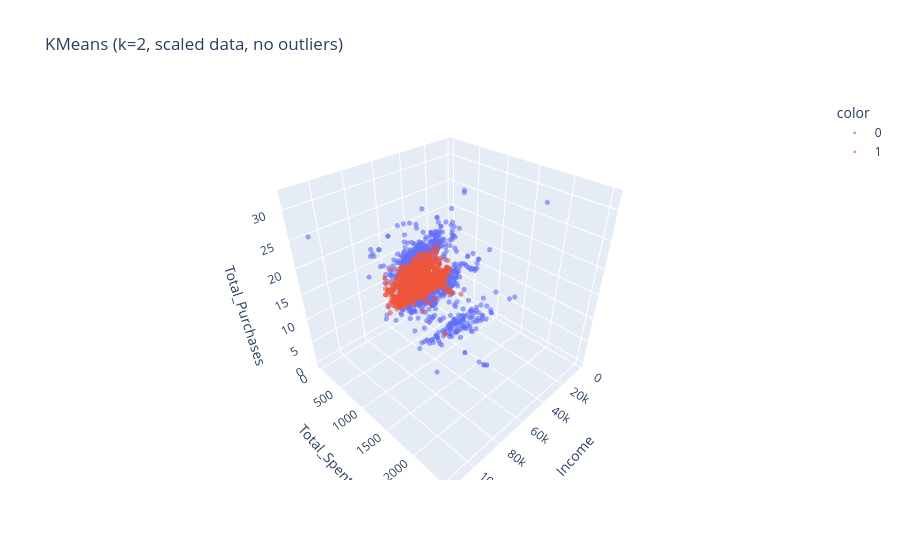

The notebook cell this image was saved under:
### Markdown cell above
**Task 8.** Use the Elbow method to find the best number of clusters, then train KMeans with that number. Calculate the silhouette score and visualise the clusters. You can choose whether to use scaled or unscaled data, or try both.

### Code cell
def elbow(X_, title):
    K = range(1, 11)
    inertia = [KMeans(n_clusters=k, n_init='auto', random_state=42).fit(X_).inertia_ for k in K]
    plt.plot(K, inertia, 'bx-')
    plt.xlabel('K values')
    plt.ylabel('Sum of Squared Distances')
    plt.title(title)

plt.figure(figsize=(12, 4))
plt.subplot(1, 2, 1); elbow(X_clean, 'Elbow Method (no scaling)')
plt.subplot(1, 2, 2); elbow(X_clean_scaled, 'Elbow Method (StandardScaler)')
plt.tight_layout()
plt.show()

for k in range(2, 7):
    l_raw = KMeans(n_clusters=k, n_init='auto', random_state=42).fit_predict(X_clean)
    l_sc = KMeans(n_clusters=k, n_init='auto', random_state=42).fit_predict(X_clean_scaled)
    print(f'k={k}: silhouette raw={metrics.silhouette_score(X_clean, l_raw):.3f}, '
          f'scaled={metrics.silhouette_score(X_clean_scaled, l_sc):.3f}')

K_OPT = 2  # chosen with the Elbow method (see the conclusion below)
kmeans_opt = KMeans(n_clusters=K_OPT, n_init='auto', random_state=42)
data_clean['cluster_km'] = kmeans_opt.fit_predict(X_clean_scaled)

s_opt = metrics.silhouette_score(X_clean_scaled, data_clean['cluster_km'])
print(f'\nSilhouette (KMeans, k={K_OPT}, scaled data, no outliers): {s_opt:.3f}')
print(data_clean['cluster_km'].value_counts().sort_index())

fig = px.scatter_3d(
    data_clean, x='Income', y='Total_Spent', z='Total_Purchases',
    color=data_clean['cluster_km'].astype(str),
    opacity=0.6, title=f'KMeans (k={K_OPT}, scaled data, no outliers)'
)
fig.update_traces(marker_size=3)
fig.show()

data_clean.groupby('cluster_km')[profile_cols].mean().round(1)

### Figure 1 — Plotly figure (JSON) as saved in the notebook; plotly's stock layout.template omitted (floating-point values rounded to 4 significant figures; data arrays with more than 128 entries replaced by an {"elided": "..."} marker saying what was removed)
{"data": [{"hovertemplate": "color=0<br>Income=%{x}<br>Total_Spent=%{y}<br>Total_Purchases=%{z}<extra></extra>", "legendgroup": "0", "marker": {"color": "#636efa", "opacity": 0.6, "size": 3, "symbol": "circle"}, "mode": "markers", "name": "0", "scene": "scene", "showlegend": true, "type": "scatter3d", "x": {"elided": "899 float values"}, "y": {"elided": "899 int values"}, "z": {"elided": "899 int values"}}, {"hovertemplate": "color=1<br>Income=%{x}<br>Total_Spent=%{y}<br>Total_Purchases=%{z}<extra></extra>", "legendgroup": "1", "marker": {"color": "#EF553B", "opacity": 0.6, "size": 3, "symbol": "circle"}, "mode": "markers", "name": "1", "scene": "scene", "showlegend": true, "type": "scatter3d", "x": {"elided": "1330 float values"}, "y": {"elided": "1330 int values"}, "z": {"elided": "1330 int values"}}], "layout": {"legend": {"title": {"text": "color"}, "tracegroupgap": 0}, "scene": {"domain": {"x": [0, 1], "y": [0, 1]}, "xaxis": {"title": {"text": "Income"}}, "yaxis": {"title": {"text": "Total_Spent"}}, "zaxis": {"title": {"text": "Total_Purchases"}}}, "title": {"text": "KMeans (k=2, scaled data, no outliers)"}}}
